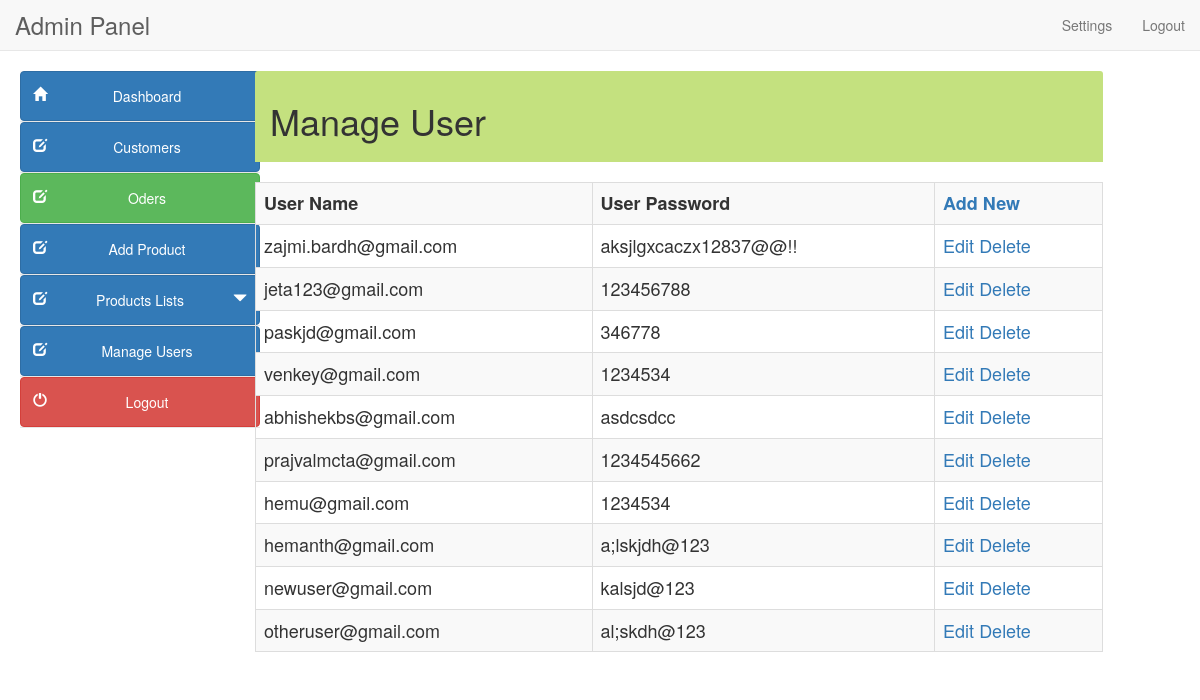
Page /admin/manage_users.php on the earlier database version.
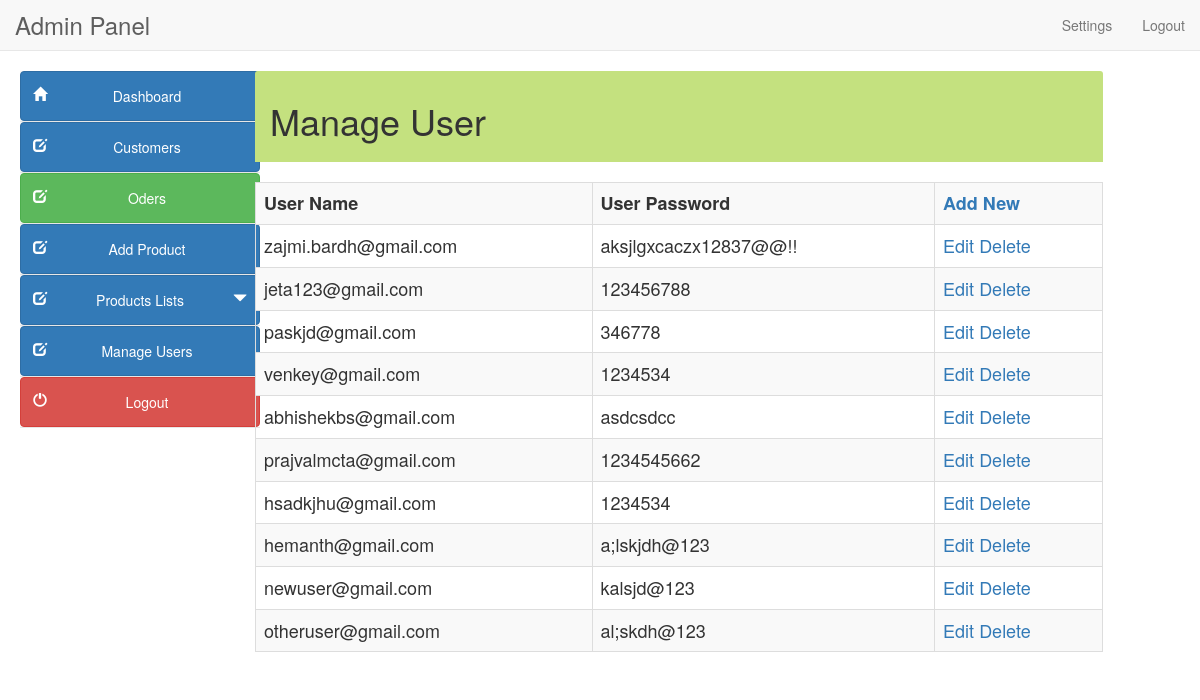
Same page on the later database version.
### tables this page shows
CREATE TABLE `user_info` (
  `user_id` int(10) NOT NULL,
  `first_name` varchar(100) NOT NULL,
  `last_name` varchar(100) NOT NULL,
  `email` varchar(300) NOT NULL,
  `password` varchar(300) NOT NULL,
  `mobile` varchar(10) NOT NULL,
  `address1` varchar(300) NOT NULL,
  `address2` varchar(11) NOT NULL
);

### admin/manage_users.php (the view, shortened to what this page needs)
<!DOCTYPE html>
<html lang="en">
<head>
<link href="style/css/bootstrap.min.css" rel="stylesheet">
<link href="style/css/k.css" rel="stylesheet">
</head>
<body>
<?php include("include/header.php"); ?>
<div class="container-fluid">
<?php include("include/side_bar.php"); ?>
<div class="col-sm-9" style="margin-left:10px">
<div class="panel-heading" style="background-color:#c4e17f">
	<h1>Manage User </h1></div><br>
<div style="overflow-x:scroll;">
<table class="table table-bordered table-hover table-striped" style="font-size:18px">
	<tr>
			    <th>User Name</th>
                <th>User Password</th>
	<th><a href="add_user.php">Add New</a></th></tr>
<?php
$result=mysqli_query($con,"select user_id, email, password from user_info")or die ("query 2 incorrect.......");
while(list($user_id,$user_name,$user_password)=
mysqli_fetch_array($result))
{
echo "<tr><td>$user_name</td><td>$user_password</td>";
echo"<td>
<a href='edit_user.php?user_id=$user_id'>Edit</a>
<a href='manage_users.php?user_id=$user_id&action=delete'>Delete</a>
</td></tr>";
}
?>
</table>
</div>
</div></div>
</body>
</html>

### admin/include/header.php (shortened to what this page needs)
<nav class="navbar navbar-default navbar-static-top">
    <div class="container-fluid">
	<div class="navbar-header">
			<a class="navbar-brand" href="#" style="font-size:24px">
				Admin Panel	</a>		</div>
<div class="collapse navbar-collapse">
<ul class="nav navbar-nav navbar-right">
<li class="dropdown ">
<a href="#">Settings</a></li>
        <li><a href=".././logout.php">Logout</a></li>
	</ul>
	  </div>
  </div>
	</nav>

### admin/include/side_bar.php (shortened to what this page needs)
<div class="col-md-2 sidebar" style="margin-left:20px">
  			<div class="row">
	<div class="side-menu">
		<nav class="navbar navbar-default" role="navigation">
			<div class="side-menu-container">
			  <ul class="nav navbar-nav">
<li><button style="width:240px; height:50px" type="button" class="btn btn-default btn-primary" onClick="location.href='index.php'"><span class="glyphicon  glyphicon-home pull-left"></span> Dashboard </button></li>
<li><button style="width:240px; height:50px" type="button" class="btn btn-default btn-primary" onClick="location.href='#'"><span class="glyphicon glyphicon-edit pull-left"></span> Customers </button></li>
  <li><button style="width:240px; height:50px" type="button" class="btn btn-default btn-success" onClick="location.href='orders.php'"> <span class="glyphicon glyphicon-edit pull-left"></span> Oders </button></li>
  <li><button style="width:240px; height:50px" type="button" class="btn btn-default btn-primary" onClick="location.href='add_product.php'"> <span class="glyphicon glyphicon-edit pull-left"></span> Add Product </button></li>
  <li>
  <button style="width:240px; height:50px" type="button" class="btn btn-default dropdown-toggle btn-primary" data-toggle="dropdown" aria-haspopup="true" aria-expanded="false">
  <span class="glyphicon glyphicon-edit pull-left"></span>  Products  Lists <span class="glyphicon glyphicon-triangle-bottom pull-right"></span>
  </button>
   </li>
<li><button style="width:240px; height:50px" type="button" class="btn btn-default btn-primary" onClick="location.href='manage_users.php'"> <span class="glyphicon glyphicon-edit pull-left"></span> Manage Users </button></li>
<li><button style="width:240px; height:50px" type="button" class="btn btn-default btn-danger" onClick="location.href='../logout.php'"><span class="glyphicon glyphicon-off pull-left">
</span> Logout </button></li>
			  </ul>
		  </div>
		</nav>
        </div>
</div></div>

### admin/style/css/k.css (style rules this page uses)
.sidebar { padding-left: 0; }
.side-menu { position: relative; width: 100%; height: 100%; background-color: #f8f8f8; border-right: 1px solid #e7e7e7; }
.side-menu .navbar { border: none; }
.side-menu .navbar-nav li { display: block; width: 100%; border-bottom: 1px solid #e7e7e7; }

Differences in the rows shown:
changed user_info: email "hemu@gmail.com" → "hsadkjhu@gmail.com"
